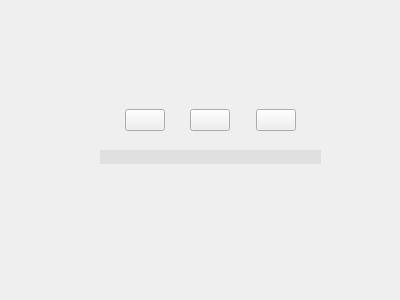
<?xml version="1.0" encoding="UTF-8"?>
<ui version="4.0">
 <class>ErasePanel</class>
 <widget class="QWidget" name="ErasePanel">
  <property name="geometry">
   <rect>
    <x>0</x>
    <y>0</y>
    <width>400</width>
    <height>300</height>
   </rect>
  </property>
  <property name="windowTitle">
   <string>Form</string>
  </property>
  <widget class="QWidget" name="verticalLayoutWidget_2">
   <property name="geometry">
    <rect>
     <x>100</x>
     <y>90</y>
     <width>221</width>
     <height>111</height>
    </rect>
   </property>
   <layout class="QVBoxLayout" name="verticalLayout">
    <property name="spacing">
     <number>0</number>
    </property>
    <item>
     <spacer name="verticalSpacer_13">
      <property name="orientation">
       <enum>Qt::Vertical</enum>
      </property>
      <property name="sizeHint" stdset="0">
       <size>
        <width>1</width>
        <height>1</height>
       </size>
      </property>
     </spacer>
    </item>
    <item>
     <layout class="QHBoxLayout" name="horizontalLayout">
      <property name="spacing">
       <number>0</number>
      </property>
      <item>
       <spacer name="horizontalSpacer_18">
        <property name="orientation">
         <enum>Qt::Horizontal</enum>
        </property>
        <property name="sizeHint" stdset="0">
         <size>
          <width>40</width>
          <height>20</height>
         </size>
        </property>
       </spacer>
      </item>
      <item>
       <widget class="PushButton_3" name="pEraserSize1">
        <property name="sizePolicy">
         <sizepolicy hsizetype="Preferred" vsizetype="Preferred">
          <horstretch>0</horstretch>
          <verstretch>0</verstretch>
         </sizepolicy>
        </property>
        <property name="text">
         <string/>
        </property>
        <property name="checkable">
         <bool>true</bool>
        </property>
       </widget>
      </item>
      <item>
       <spacer name="horizontalSpacer_20">
        <property name="orientation">
         <enum>Qt::Horizontal</enum>
        </property>
        <property name="sizeHint" stdset="0">
         <size>
          <width>40</width>
          <height>20</height>
         </size>
        </property>
       </spacer>
      </item>
      <item>
       <widget class="PushButton_3" name="pEraserSize2">
        <property name="sizePolicy">
         <sizepolicy hsizetype="Preferred" vsizetype="Preferred">
          <horstretch>0</horstretch>
          <verstretch>0</verstretch>
         </sizepolicy>
        </property>
        <property name="text">
         <string/>
        </property>
        <property name="checkable">
         <bool>true</bool>
        </property>
       </widget>
      </item>
      <item>
       <spacer name="horizontalSpacer_21">
        <property name="orientation">
         <enum>Qt::Horizontal</enum>
        </property>
        <property name="sizeHint" stdset="0">
         <size>
          <width>40</width>
          <height>20</height>
         </size>
        </property>
       </spacer>
      </item>
      <item>
       <widget class="PushButton_3" name="pEraserSize3">
        <property name="sizePolicy">
         <sizepolicy hsizetype="Preferred" vsizetype="Preferred">
          <horstretch>0</horstretch>
          <verstretch>0</verstretch>
         </sizepolicy>
        </property>
        <property name="text">
         <string/>
        </property>
        <property name="checkable">
         <bool>true</bool>
        </property>
       </widget>
      </item>
      <item>
       <spacer name="horizontalSpacer_19">
        <property name="orientation">
         <enum>Qt::Horizontal</enum>
        </property>
        <property name="sizeHint" stdset="0">
         <size>
          <width>40</width>
          <height>20</height>
         </size>
        </property>
       </spacer>
      </item>
     </layout>
    </item>
    <item>
     <spacer name="verticalSpacer_10">
      <property name="orientation">
       <enum>Qt::Vertical</enum>
      </property>
      <property name="sizeHint" stdset="0">
       <size>
        <width>1</width>
        <height>1</height>
       </size>
      </property>
     </spacer>
    </item>
    <item>
     <widget class="QLabel" name="label_line">
      <property name="styleSheet">
       <string notr="true">QLabel{
background-color: rgb(224, 224, 224);
}</string>
      </property>
      <property name="text">
       <string/>
      </property>
     </widget>
    </item>
    <item>
     <spacer name="verticalSpacer_11">
      <property name="orientation">
       <enum>Qt::Vertical</enum>
      </property>
      <property name="sizeHint" stdset="0">
       <size>
        <width>1</width>
        <height>1</height>
       </size>
      </property>
     </spacer>
    </item>
    <item>
     <widget class="Widget_1" name="eraserSlider" native="true"/>
    </item>
    <item>
     <spacer name="verticalSpacer_12">
      <property name="orientation">
       <enum>Qt::Vertical</enum>
      </property>
      <property name="sizeHint" stdset="0">
       <size>
        <width>1</width>
        <height>1</height>
       </size>
      </property>
     </spacer>
    </item>
   </layout>
  </widget>
 </widget>
 <customwidgets>
  <customwidget>
   <class>PushButton_3</class>
   <extends>QPushButton</extends>
   <header>Custom/PushButton/pushbutton_3.h</header>
  </customwidget>
  <customwidget>
   <class>Widget_1</class>
   <extends>QWidget</extends>
   <header>Custom/Widget/widget_1.h</header>
   <container>1</container>
  </customwidget>
 </customwidgets>
 <resources/>
 <connections/>
</ui>
